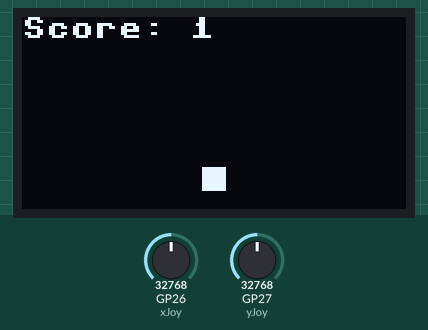
A program run on a simulated Raspberry Pi Pico running MicroPython. Shown: 128×64 one-colour display. The test bench sets the inputs (shaded band); at power-on: GP27 (yJoy) = 32768, GP26 (xJoy) = 32768 (analog values on the 0–65535 scale). Random numbers come from a fixed seed; library files of the repository ran but are not shown: ssd1306.py.

Above: at 0.06 s.
At 1.25 s:
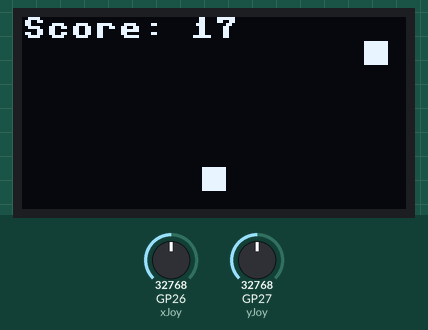
1.3 s: GP27 (yJoy) set to 19660
At 4.0 s:
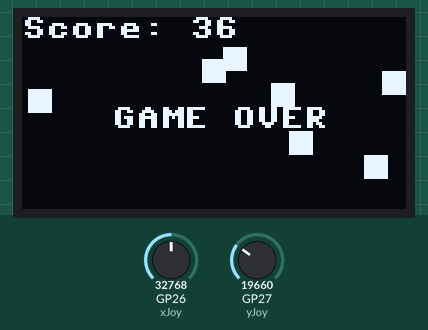
Timing chart, 0 to 5.5 s (numbered marks = the images above; inputs shaded):
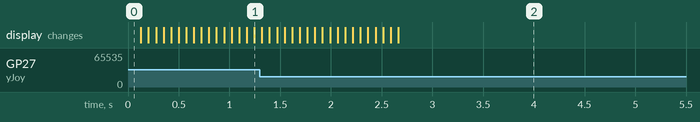

The program:

main.py
```python
from machine import Pin, ADC, I2C
import ssd1306
import utime
import random

# Joystick setup
xJoy = ADC(Pin(26))  # VRx
yJoy = ADC(Pin(27))  # VRy

# Display setup (128x64 OLED)
i2c = I2C(0, scl=Pin(1), sda=Pin(0))
oled = ssd1306.SSD1306_I2C(128, 64, i2c)

# Game variables
player_x = 60
player_y = 50
obstacles = []
score = 0
game_over = False

def spawn_obstacle():
    return [random.randint(0, 120), 0]  # [x, y]

def draw_game():
    oled.fill(0)
    oled.text("Score: {}".format(score), 0, 0)
    oled.fill_rect(player_x, player_y, 8, 8, 1)
    for obs in obstacles:
        oled.fill_rect(obs[0], obs[1], 8, 8, 1)
    if game_over:
        oled.text("GAME OVER", 30, 30)
    oled.show()

# Main game loop
while True:
    if not game_over:
        # Move player with joystick
        xVal = xJoy.read_u16()
        yVal = yJoy.read_u16()
        if xVal < 20000: player_x -= 2
        if xVal > 45000: player_x += 2
        if yVal < 20000: player_y -= 2
        if yVal > 45000: player_y += 2

        # Keep inside screen
        player_x = max(0, min(120, player_x))
        player_y = max(8, min(56, player_y))

        # Spawn new obstacles
        if random.randint(0, 20) == 0:
            obstacles.append(spawn_obstacle())

        # Move obstacles
        for obs in obstacles:
            obs[1] += 2

        # Remove off-screen obstacles
        obstacles = [obs for obs in obstacles if obs[1] < 64]

        # Collision detection
        for obs in obstacles:
            if (player_x < obs[0] + 8 and player_x + 8 > obs[0] and
                player_y < obs[1] + 8 and player_y + 8 > obs[1]):
                game_over = True

        # Score update
        score += 1

    draw_game()
    utime.sleep(0.05)
```
